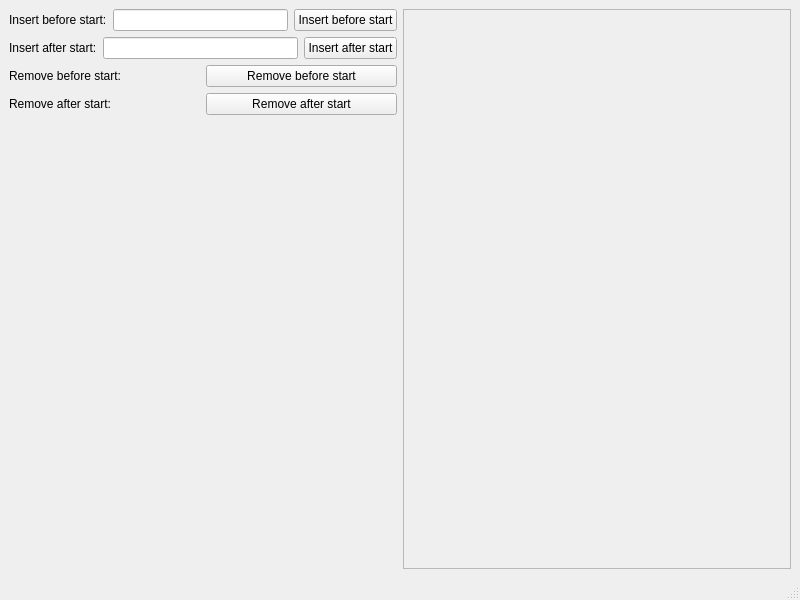
<?xml version="1.0" encoding="UTF-8"?>
<ui version="4.0">
 <class>MainWindow</class>
 <widget class="QMainWindow" name="MainWindow">
  <property name="geometry">
   <rect>
    <x>0</x>
    <y>0</y>
    <width>800</width>
    <height>600</height>
   </rect>
  </property>
  <property name="windowTitle">
   <string>List Circular</string>
  </property>
  <widget class="QWidget" name="centralwidget">
   <layout class="QHBoxLayout" name="horizontalLayout_2">
    <item>
     <layout class="QHBoxLayout" name="horizontalMainLayout">
      <item>
       <layout class="QVBoxLayout" name="verticalLayoutOfConf">
        <item>
         <layout class="QHBoxLayout" name="horizontalLayoutInsertHead">
          <item>
           <widget class="QLabel" name="label">
            <property name="text">
             <string>Insert before start:</string>
            </property>
           </widget>
          </item>
          <item>
           <widget class="QLineEdit" name="lineEditHead"/>
          </item>
          <item>
           <widget class="QPushButton" name="pushButton">
            <property name="text">
             <string>Insert before start</string>
            </property>
           </widget>
          </item>
         </layout>
        </item>
        <item>
         <layout class="QHBoxLayout" name="horizontalLayoutInsertTail">
          <item>
           <widget class="QLabel" name="label_2">
            <property name="text">
             <string>Insert after start:</string>
            </property>
           </widget>
          </item>
          <item>
           <widget class="QLineEdit" name="lineEditTail"/>
          </item>
          <item>
           <widget class="QPushButton" name="pushButton_2">
            <property name="text">
             <string>Insert after start</string>
            </property>
           </widget>
          </item>
         </layout>
        </item>
        <item>
         <layout class="QHBoxLayout" name="horizontalLayoutRemoveHead">
          <item>
           <widget class="QLabel" name="label_3">
            <property name="text">
             <string>Remove before start:</string>
            </property>
           </widget>
          </item>
          <item>
           <widget class="QPushButton" name="pushButton_3">
            <property name="text">
             <string>Remove before start</string>
            </property>
           </widget>
          </item>
         </layout>
        </item>
        <item>
         <layout class="QHBoxLayout" name="horizontalLayoutRemoveTail">
          <item>
           <widget class="QLabel" name="label_4">
            <property name="text">
             <string>Remove after start:</string>
            </property>
           </widget>
          </item>
          <item>
           <widget class="QPushButton" name="pushButton_4">
            <property name="text">
             <string>Remove after start</string>
            </property>
           </widget>
          </item>
         </layout>
        </item>
        <item>
         <spacer name="verticalSpacer">
          <property name="orientation">
           <enum>Qt::Vertical</enum>
          </property>
          <property name="sizeHint" stdset="0">
           <size>
            <width>20</width>
            <height>40</height>
           </size>
          </property>
         </spacer>
        </item>
       </layout>
      </item>
      <item>
       <layout class="QVBoxLayout" name="verticalLayoutOfImage">
        <item>
         <widget class="QScrollArea" name="scrollArea">
          <property name="widgetResizable">
           <bool>true</bool>
          </property>
          <widget class="QWidget" name="scrollAreaWidgetContents">
           <property name="geometry">
            <rect>
             <x>0</x>
             <y>0</y>
             <width>383</width>
             <height>533</height>
            </rect>
           </property>
           <layout class="QHBoxLayout" name="horizontalLayout">
            <item>
             <widget class="QLabel" name="labelOfImage">
              <property name="text">
               <string/>
              </property>
             </widget>
            </item>
           </layout>
          </widget>
         </widget>
        </item>
       </layout>
      </item>
     </layout>
    </item>
   </layout>
  </widget>
  <widget class="QMenuBar" name="menubar">
   <property name="geometry">
    <rect>
     <x>0</x>
     <y>0</y>
     <width>800</width>
     <height>22</height>
    </rect>
   </property>
  </widget>
  <widget class="QStatusBar" name="statusbar"/>
 </widget>
 <resources/>
 <connections/>
</ui>
